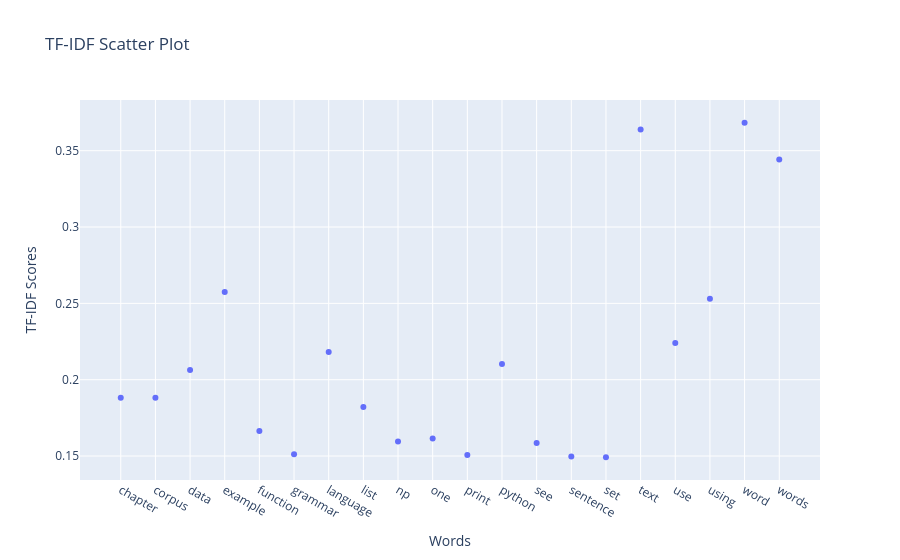

The notebook cell this image was saved under:
### Code cell
# Plotly Scatter Plot
import plotly.express as px

words = feature_names
scores = tfidf_values[0]

plot_df = pd.DataFrame({
    'Words': words,
    'TF-IDF Score': scores
})

fig = px.scatter(
    plot_df,
    x='Words',
    y='TF-IDF Score',
    title='TF-IDF Scatter Plot'
)

fig.update_layout(
    xaxis_title='Words',
    yaxis_title='TF-IDF Scores'
)

fig.show()

### Figure 1 — Plotly figure (JSON) as saved in the notebook; plotly's stock layout.template omitted (floating-point values rounded to 4 significant figures)
{"data": [{"hovertemplate": "Words=%{x}<br>TF-IDF Score=%{y}<extra></extra>", "legendgroup": "", "marker": {"color": "#636efa", "symbol": "circle"}, "mode": "markers", "name": "", "orientation": "v", "showlegend": false, "type": "scatter", "x": ["chapter", "corpus", "data", "example", "function", "grammar", "language", "list", "np", "one", "print", "python", "see", "sentence", "set", "text", "use", "using", "word", "words"], "xaxis": "x", "y": [0.1881, 0.1881, 0.2063, 0.2575, 0.1664, 0.1512, 0.2181, 0.1822, 0.1595, 0.1615, 0.1507, 0.2103, 0.1586, 0.1497, 0.1492, 0.3639, 0.224, 0.2531, 0.3683, 0.3442], "yaxis": "y"}], "layout": {"legend": {"tracegroupgap": 0}, "title": {"text": "TF-IDF Scatter Plot"}, "xaxis": {"anchor": "y", "domain": [0, 1], "title": {"text": "Words"}}, "yaxis": {"anchor": "x", "domain": [0, 1], "title": {"text": "TF-IDF Scores"}}}}
